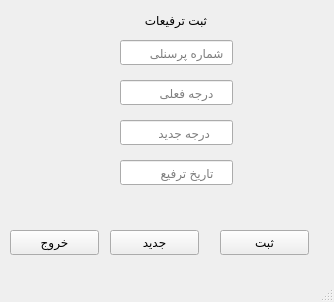
<?xml version="1.0" encoding="UTF-8"?>
<ui version="4.0">
 <class>MainWindow</class>
 <widget class="QMainWindow" name="MainWindow">
  <property name="geometry">
   <rect>
    <x>0</x>
    <y>0</y>
    <width>334</width>
    <height>302</height>
   </rect>
  </property>
  <property name="windowTitle">
   <string>MainWindow</string>
  </property>
  <widget class="QWidget" name="centralwidget">
   <widget class="QPushButton" name="pushButton">
    <property name="geometry">
     <rect>
      <x>220</x>
      <y>230</y>
      <width>89</width>
      <height>25</height>
     </rect>
    </property>
    <property name="text">
     <string>ثبت</string>
    </property>
   </widget>
   <widget class="QPushButton" name="pushButton_2">
    <property name="geometry">
     <rect>
      <x>110</x>
      <y>230</y>
      <width>89</width>
      <height>25</height>
     </rect>
    </property>
    <property name="text">
     <string>جدید</string>
    </property>
   </widget>
   <widget class="QPushButton" name="pushButton_3">
    <property name="geometry">
     <rect>
      <x>10</x>
      <y>230</y>
      <width>89</width>
      <height>25</height>
     </rect>
    </property>
    <property name="text">
     <string>خروج</string>
    </property>
   </widget>
   <widget class="QLineEdit" name="lineEdit">
    <property name="geometry">
     <rect>
      <x>120</x>
      <y>40</y>
      <width>113</width>
      <height>25</height>
     </rect>
    </property>
    <property name="layoutDirection">
     <enum>Qt::RightToLeft</enum>
    </property>
    <property name="placeholderText">
     <string>  شماره پرسنلی</string>
    </property>
   </widget>
   <widget class="QLineEdit" name="lineEdit_2">
    <property name="geometry">
     <rect>
      <x>120</x>
      <y>160</y>
      <width>113</width>
      <height>25</height>
     </rect>
    </property>
    <property name="placeholderText">
     <string>     تاریخ ترفیع</string>
    </property>
   </widget>
   <widget class="QLineEdit" name="lineEdit_3">
    <property name="geometry">
     <rect>
      <x>120</x>
      <y>120</y>
      <width>113</width>
      <height>25</height>
     </rect>
    </property>
    <property name="placeholderText">
     <string>      درجه جدید</string>
    </property>
   </widget>
   <widget class="QLineEdit" name="lineEdit_4">
    <property name="geometry">
     <rect>
      <x>120</x>
      <y>80</y>
      <width>113</width>
      <height>25</height>
     </rect>
    </property>
    <property name="placeholderText">
     <string>     درجه فعلی</string>
    </property>
   </widget>
   <widget class="QLabel" name="label">
    <property name="geometry">
     <rect>
      <x>116</x>
      <y>10</y>
      <width>91</width>
      <height>20</height>
     </rect>
    </property>
    <property name="text">
     <string>ثبت ترفیعات</string>
    </property>
   </widget>
  </widget>
  <widget class="QStatusBar" name="statusbar"/>
 </widget>
 <resources/>
 <connections/>
</ui>
